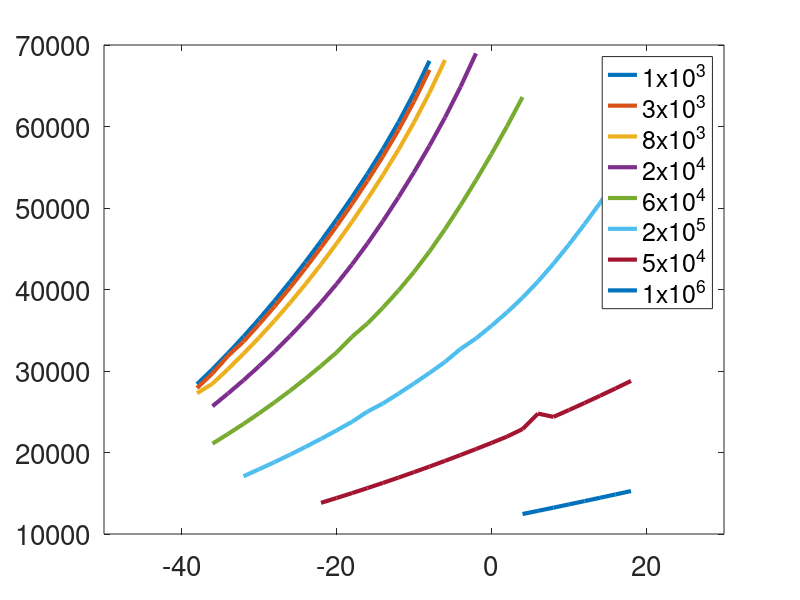

Write MATLAB code to recreate this figure.
%% Make failure plot
%% Create pcolor plots from representative data
set(0, 'DefaultAxesFontWeight', 'normal', ...
      'DefaultAxesFontSize', 20, ...
      'DefaultAxesTitleFontWeight', 'bold', ...
      'DefaultAxesTitleFontSizeMultiplier', 1, ...
      'DefaultLineLineWidth',3) ;
  
close all;
load('failureandviscosity3.mat');
pvvecplt = pvvec/1e6; %MPa
figure
Qtot = vbot*3000;

itotal = length(muvvec)-2;
legplt = cell(itotal,1);
for i = 1:itotal
    xlim([-50 30]);
    ind = (failurevec(i,:)<1);
    Qtot(i,ind)
    plot(pvvecplt(ind),Qtot(i,ind));
    hold on
   
end
legend('1x10^3','3x10^3','8x10^3','2x10^4','6x10^4','2x10^5','5x10^4','1x10^6')
